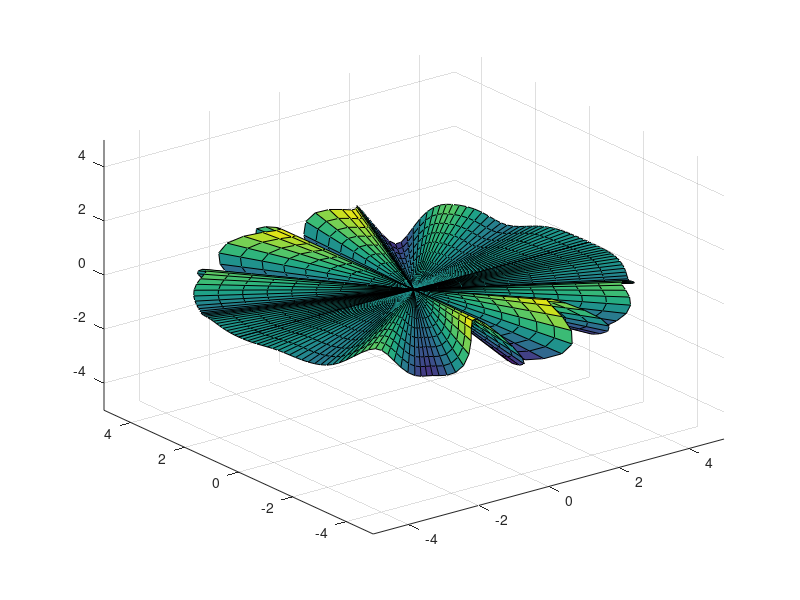

Write the MATLAB code that produced this figure. (Note: this script raises an error after producing the figure.)
clear; clc;

% Meshing
minT = 0; maxT = pi; resT = 100;
minR = 0; maxR = 5 ; resR = 10;
[T,R] = meshgrid(linspace(minT,maxT,resT),linspace(minR,maxR,resR)); 

% Time Vector
stept = 100;
limt = 10;
mint = 0;
t = linspace(mint,limt,stept);

% Wave Properties
w = 11;
zscale = 1;
A = zscale/maxR;


%% Calculate Surface
x = cell(size(t));
y = cell(size(t));
z = cell(size(t));

for k = 1:(length(t)-1)
    phi = pi/4*(sin(w*T+t(k))).*(sin(T).^2);
    x{k} =  [R.*cos(phi).*cos(T) R.*cos(phi).*cos(T)]; 
    y{k} =  [R.*cos(phi).*sin(T) -R.*cos(phi).*sin(T)];
    z{k} =  [A*(sqrt(2))*R.*sin(phi) A*(sqrt(2))*R.*sin(phi)];
end
%% Display Curvature 
figure;
surf(x{1},y{1},z{1});
zlim([-5 5]);
xlim([-5 5]);
ylim([-5 5]);
%% Animate Kinematics 

% Display Propperties 
C = 'red';

% Define Figure
fig = figure;
num = fig.Number;
ax = axes;

% Plot Surface 
for k = 1:(length(t)-1)

    if ishandle(num) == false
      break;
    end 

    surf(ax,x{k},y{k},z{k});
%    axis off
    set(gca,'color',[0 0 0])
    set(gca,'xtick',[])
    set(gca,'ytick',[])
    set(gca,'ztick',[])

    zlim(ax,[-5 5])
    xlim(ax,[-5 5])
    ylim(ax,[-5 5])
    drawnow
    pause(0.2)
end